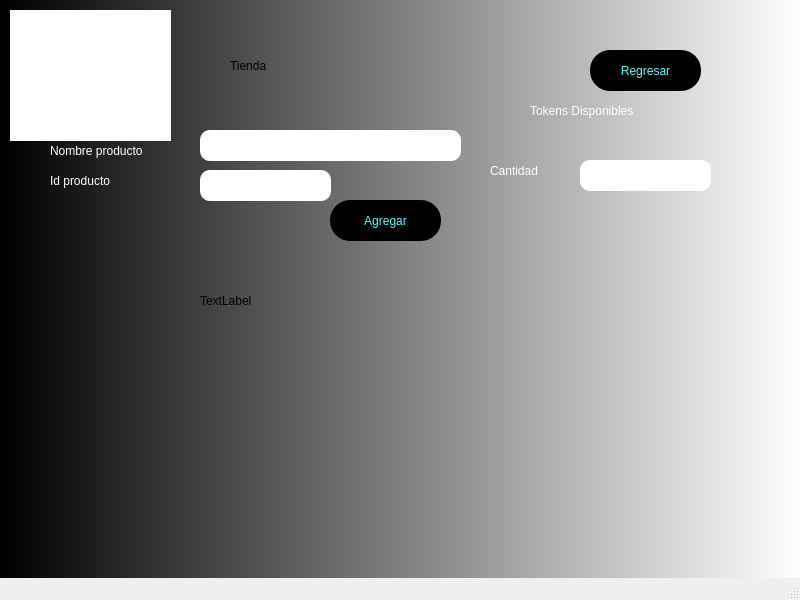
<?xml version="1.0" encoding="UTF-8"?>
<ui version="4.0">
 <class>MainWindow</class>
 <widget class="QMainWindow" name="MainWindow">
  <property name="geometry">
   <rect>
    <x>0</x>
    <y>0</y>
    <width>800</width>
    <height>600</height>
   </rect>
  </property>
  <property name="windowTitle">
   <string>MainWindow</string>
  </property>
  <property name="styleSheet">
   <string notr="true">QWidget#centralwidget{
background-color: qlineargradient(spread:pad, x1:0, y1:0, x2:1, y2:0, stop:0 rgba(0, 0, 0, 255), stop:1 rgba(255, 255, 255, 255));}</string>
  </property>
  <widget class="QWidget" name="centralwidget">
   <widget class="QLabel" name="label_4">
    <property name="geometry">
     <rect>
      <x>10</x>
      <y>10</y>
      <width>161</width>
      <height>131</height>
     </rect>
    </property>
    <property name="styleSheet">
     <string notr="true">background-color: rgb(255, 255, 255);</string>
    </property>
    <property name="text">
     <string/>
    </property>
    <property name="pixmap">
     <pixmap>../Imagenes/1.png</pixmap>
    </property>
    <property name="scaledContents">
     <bool>true</bool>
    </property>
   </widget>
   <widget class="QPushButton" name="pushButton">
    <property name="geometry">
     <rect>
      <x>590</x>
      <y>50</y>
      <width>111</width>
      <height>41</height>
     </rect>
    </property>
    <property name="styleSheet">
     <string notr="true">background-color: rgb(0, 0, 0);
color: rgb(85, 255, 255);
border-radius:20px;</string>
    </property>
    <property name="text">
     <string>Regresar</string>
    </property>
   </widget>
   <widget class="QLabel" name="label_3">
    <property name="geometry">
     <rect>
      <x>530</x>
      <y>100</y>
      <width>211</width>
      <height>21</height>
     </rect>
    </property>
    <property name="styleSheet">
     <string notr="true">font: 87 12pt &quot;Arial Black&quot;;
color: rgb(255, 255, 255);</string>
    </property>
    <property name="text">
     <string>Tokens Disponibles</string>
    </property>
   </widget>
   <widget class="QLabel" name="label">
    <property name="geometry">
     <rect>
      <x>230</x>
      <y>20</y>
      <width>241</width>
      <height>91</height>
     </rect>
    </property>
    <property name="styleSheet">
     <string notr="true">font: 87 48pt &quot;Arial Black&quot;;</string>
    </property>
    <property name="text">
     <string>Tienda</string>
    </property>
   </widget>
   <widget class="QLabel" name="label_2">
    <property name="geometry">
     <rect>
      <x>50</x>
      <y>140</y>
      <width>141</width>
      <height>21</height>
     </rect>
    </property>
    <property name="styleSheet">
     <string notr="true">font: 87 12pt &quot;Arial Black&quot;;
color: rgb(255, 255, 255);</string>
    </property>
    <property name="text">
     <string>Nombre producto</string>
    </property>
   </widget>
   <widget class="QLineEdit" name="lineEdit">
    <property name="geometry">
     <rect>
      <x>200</x>
      <y>130</y>
      <width>261</width>
      <height>31</height>
     </rect>
    </property>
    <property name="styleSheet">
     <string notr="true">border-radius:10px;</string>
    </property>
   </widget>
   <widget class="QPushButton" name="pushButton_2">
    <property name="geometry">
     <rect>
      <x>330</x>
      <y>200</y>
      <width>111</width>
      <height>41</height>
     </rect>
    </property>
    <property name="styleSheet">
     <string notr="true">background-color: rgb(0, 0, 0);
color: rgb(85, 255, 255);
border-radius:20px;</string>
    </property>
    <property name="text">
     <string>Agregar</string>
    </property>
   </widget>
   <widget class="QLabel" name="label_5">
    <property name="geometry">
     <rect>
      <x>490</x>
      <y>160</y>
      <width>91</width>
      <height>21</height>
     </rect>
    </property>
    <property name="styleSheet">
     <string notr="true">font: 87 12pt &quot;Arial Black&quot;;
color: rgb(255, 255, 255);</string>
    </property>
    <property name="text">
     <string>Cantidad</string>
    </property>
   </widget>
   <widget class="QLineEdit" name="lineEdit_2">
    <property name="geometry">
     <rect>
      <x>580</x>
      <y>160</y>
      <width>131</width>
      <height>31</height>
     </rect>
    </property>
    <property name="styleSheet">
     <string notr="true">border-radius:10px;</string>
    </property>
   </widget>
   <widget class="QLabel" name="label_6">
    <property name="geometry">
     <rect>
      <x>50</x>
      <y>170</y>
      <width>161</width>
      <height>21</height>
     </rect>
    </property>
    <property name="styleSheet">
     <string notr="true">font: 87 12pt &quot;Arial Black&quot;;
color: rgb(255, 255, 255);</string>
    </property>
    <property name="text">
     <string>Id producto</string>
    </property>
   </widget>
   <widget class="QLineEdit" name="lineEdit_3">
    <property name="geometry">
     <rect>
      <x>200</x>
      <y>170</y>
      <width>131</width>
      <height>31</height>
     </rect>
    </property>
    <property name="styleSheet">
     <string notr="true">border-radius:10px;</string>
    </property>
   </widget>
   <widget class="QLabel" name="label_7">
    <property name="geometry">
     <rect>
      <x>200</x>
      <y>260</y>
      <width>91</width>
      <height>81</height>
     </rect>
    </property>
    <property name="text">
     <string>TextLabel</string>
    </property>
   </widget>
  </widget>
  <widget class="QMenuBar" name="menubar">
   <property name="geometry">
    <rect>
     <x>0</x>
     <y>0</y>
     <width>800</width>
     <height>21</height>
    </rect>
   </property>
  </widget>
  <widget class="QStatusBar" name="statusbar"/>
 </widget>
 <resources/>
 <connections/>
</ui>
